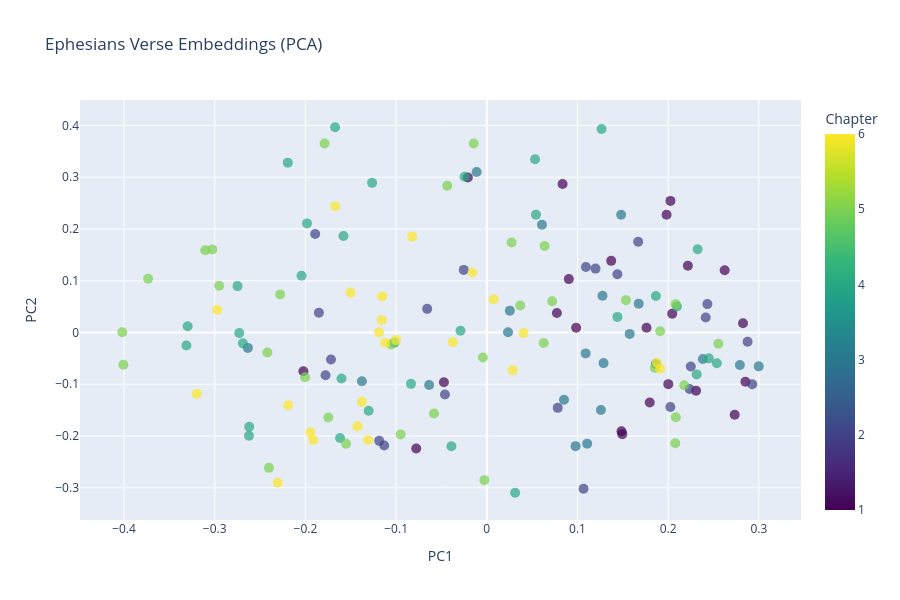

Write notebook code for a chart like this one.
### Code cell
# Interactive PCA plot
fig = px.scatter(
    df,
    x='pca_x',
    y='pca_y',
    color='chapter',
    hover_data=['reference', 'text'],
    title='Ephesians Verse Embeddings (PCA)',
    labels={'pca_x': 'PC1', 'pca_y': 'PC2', 'chapter': 'Chapter'},
    color_continuous_scale='Viridis'
)

fig.update_traces(marker=dict(size=10, opacity=0.7))
fig.update_layout(width=900, height=600)
fig.show()

### Figure 1 — Plotly figure (JSON) as saved in the notebook; plotly's stock layout.template omitted (floating-point values rounded to 4 significant figures; data arrays with more than 128 entries replaced by an {"elided": "..."} marker saying what was removed)
{"data": [{"customdata": {"elided": "155x2 str values"}, "hovertemplate": "PC1=%{x}<br>PC2=%{y}<br>reference=%{customdata[0]}<br>text=%{customdata[1]}<br>Chapter=%{marker.color}<extra></extra>", "legendgroup": "", "marker": {"color": {"elided": "155 int values"}, "coloraxis": "coloraxis", "opacity": 0.7, "size": 10, "symbol": "circle"}, "mode": "markers", "name": "", "orientation": "v", "showlegend": false, "type": "scatter", "x": {"elided": "155 float values"}, "xaxis": "x", "y": {"elided": "155 float values"}, "yaxis": "y"}], "layout": {"coloraxis": {"colorbar": {"title": {"text": "Chapter"}}, "colorscale": [[0, "#440154"], [0.1111, "#482878"], [0.2222, "#3e4989"], [0.3333, "#31688e"], [0.4444, "#26828e"], [0.5556, "#1f9e89"], [0.6667, "#35b779"], [0.7778, "#6ece58"], [0.8889, "#b5de2b"], [1, "#fde725"]]}, "height": 600, "legend": {"tracegroupgap": 0}, "title": {"text": "Ephesians Verse Embeddings (PCA)"}, "width": 900, "xaxis": {"anchor": "y", "domain": [0, 1], "title": {"text": "PC1"}}, "yaxis": {"anchor": "x", "domain": [0, 1], "title": {"text": "PC2"}}}}
